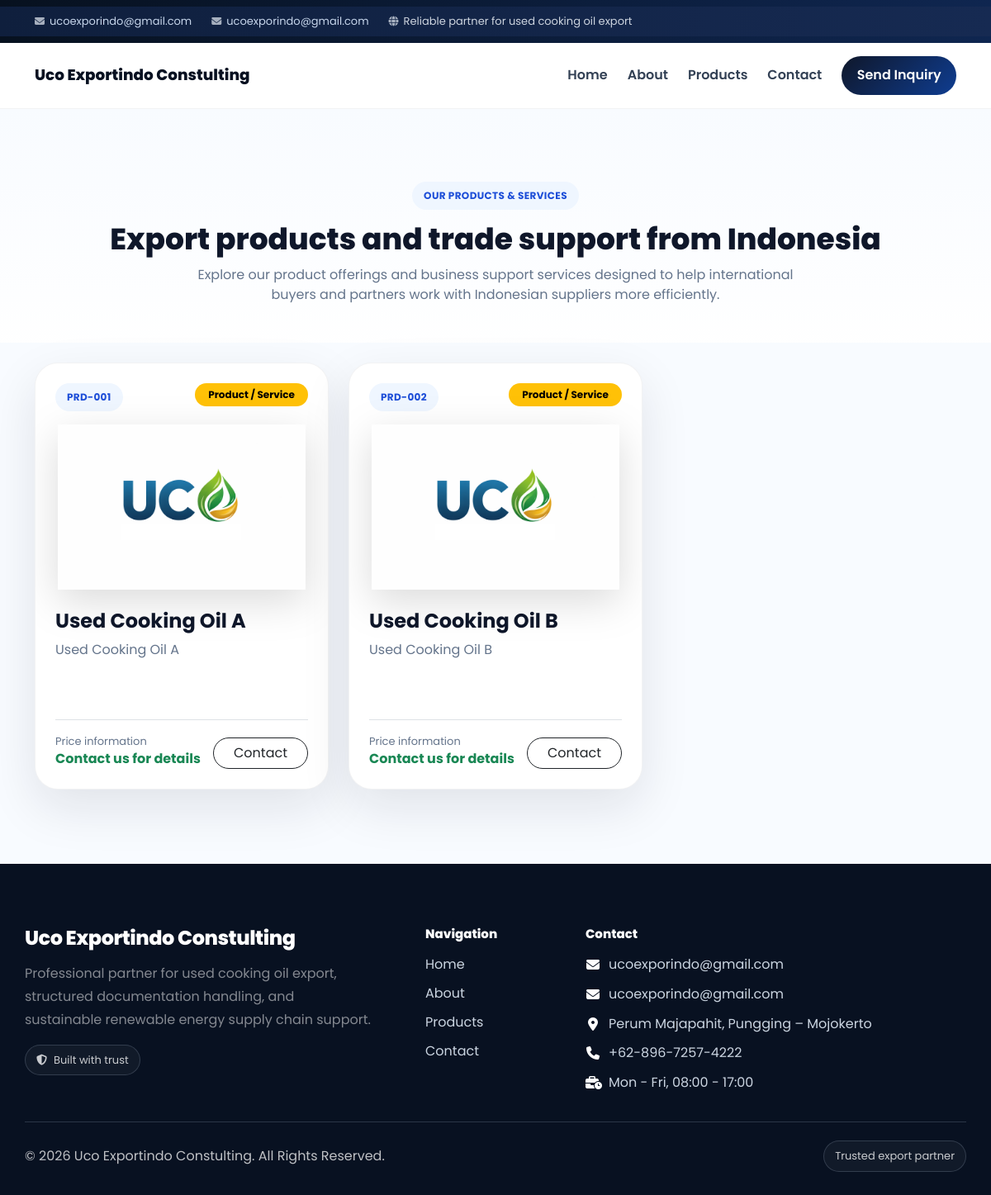
Page /index.php/welcome/products on the earlier database version.
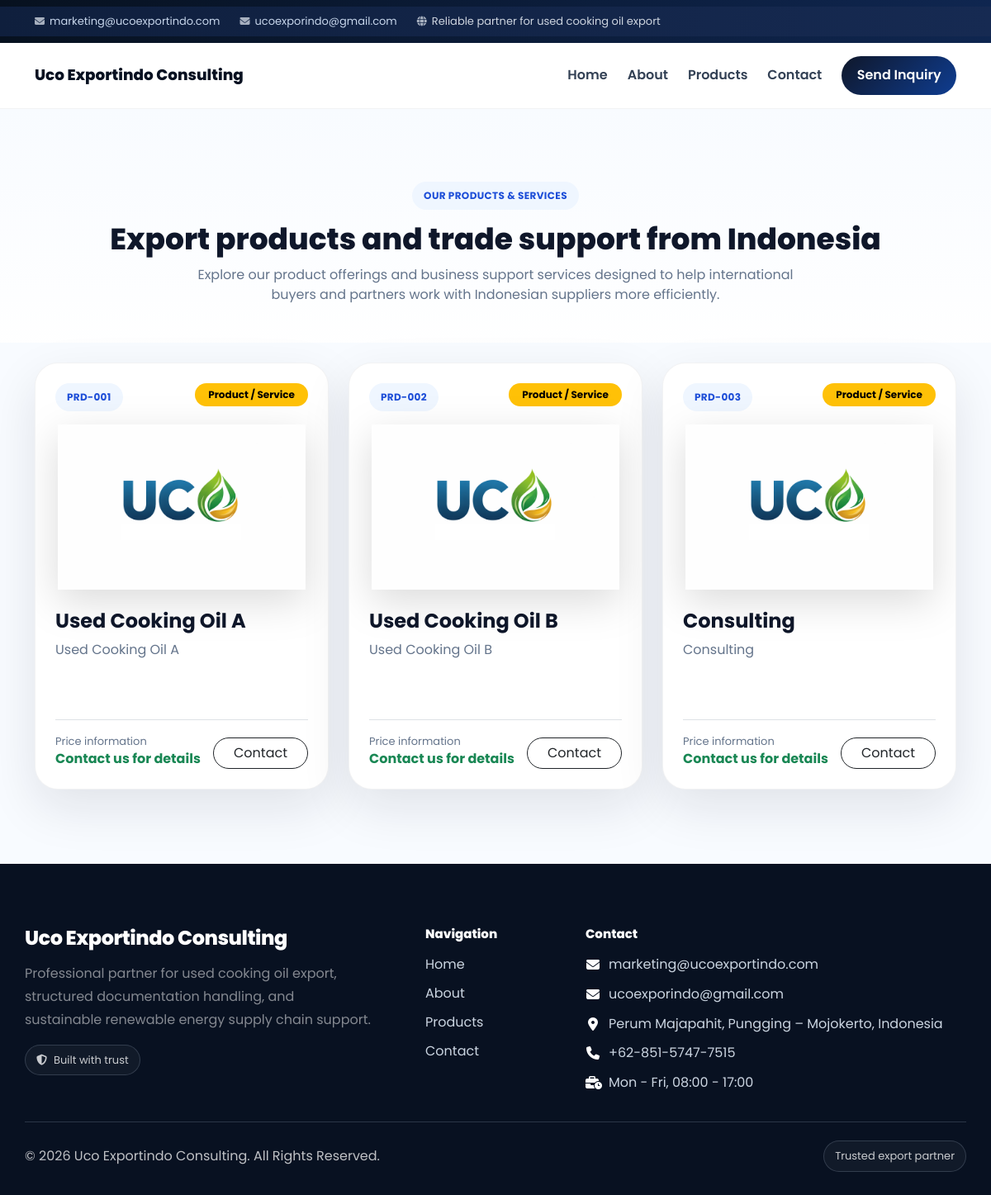
Same page on the later database version.
### tables this page shows
CREATE TABLE IF NOT EXISTS `company_profile` (
  `id` int NOT NULL AUTO_INCREMENT,
  `company_name` varchar(150) DEFAULT NULL,
  `address` text,
  `phone` varchar(50) DEFAULT NULL,
  `email` varchar(100) DEFAULT NULL,
  `bank_info` text,
  `signature_name` varchar(100) DEFAULT NULL,
  `signature_title` varchar(100) DEFAULT NULL,
  PRIMARY KEY (`id`)
);

CREATE TABLE IF NOT EXISTS `products` (
  `id` int NOT NULL AUTO_INCREMENT,
  `code` varchar(50) NOT NULL,
  `product_name` varchar(150) NOT NULL,
  `description` text,
  `image` varchar(255) DEFAULT NULL,
  `uom_id` int DEFAULT NULL,
  `sales_price` decimal(18,2) NOT NULL DEFAULT '0.00',
  `nw_unit` decimal(18,4) NOT NULL DEFAULT '0.0000',
  `gw_unit` decimal(18,4) NOT NULL DEFAULT '0.0000',
  `cbm_unit` decimal(18,4) NOT NULL DEFAULT '0.0000',
  `package_unit` decimal(18,4) NOT NULL DEFAULT '0.0000',
  `is_active` tinyint(1) NOT NULL DEFAULT '1',
  `created_at` timestamp NULL DEFAULT CURRENT_TIMESTAMP,
  PRIMARY KEY (`id`),
  KEY `fk_products_uom` (`uom_id`),
  CONSTRAINT `fk_products_uom` FOREIGN KEY (`uom_id`) REFERENCES `uoms` (`id`) ON DELETE SET NULL
);

### application/controllers/Welcome.php (called while the page is built, shortened)
<?php
class Welcome extends MY_Controller
{
    public function products()
    {
        $data['title'] = 'Products - Uco Exportindo Consulting';
        $data['company'] = $this->company->latest();
        $data['products'] = $this->crud->all('products', 'id ASC');
        $this->render('public/products', $data, 'public');
    }
}

### index.php (called while the page is built, shortened)
<?php
require BASEPATH . 'core/CodeIgniter.php';

### application/models/Company_model.php (called while the page is built, shortened)
<?php
class Company_model extends CI_Model
{
    public function latest()
    {
        return $this->db->order_by('id', 'DESC')->get('company_profile', 1)->row_array();
    }
}

### application/helpers/uco_helper.php (called while the page is built, shortened)
<?php
function e($str)
{
    return htmlspecialchars((string)$str, ENT_QUOTES, 'UTF-8');
}

### application/models/Crud_model.php (called while the page is built, shortened)
<?php
class Crud_model extends CI_Model
{
    public function all($table, $orderBy = 'id DESC')
    {
        $this->db->order_by($orderBy);
        return $this->db->get($table)->result_array();
    }
}

### application/views/public/products.php (the view)
<section class="page-hero">
    <div class="container text-center">
        <span class="section-kicker">Our products & services</span>
        <h1 class="section-title">Export products and trade support from Indonesia</h1>
        <p class="section-text mx-auto" style="max-width:760px;">
            Explore our product offerings and business support services designed to help international buyers and partners work with Indonesian suppliers more efficiently.
        </p>
    </div>
</section>
<section class="section-space pt-0" style="background:var(--pub-soft);">
    <div class="container">
        <div class="row g-4">
            <?php if (!$products): ?>
                <div class="col-12">
                    <div class="soft-card p-5 text-center">
                        <h4 class="fw-bold mb-2">No listings available yet</h4>
                        <p class="section-text mb-0">
                            Product or service information is not available at the moment. Please contact us directly for export, import, or consulting inquiries.
                        </p>
                    </div>
                </div>
                <?php else: foreach ($products as $p): ?>
                    <div class="col-md-6 col-xl-4">
                        <div class="soft-card product-card overflow-hidden">
                            <div class="p-4 pb-0 d-flex justify-content-between align-items-start gap-3">
                                <span class="section-kicker"><?= e($p['code']); ?></span>
                                <span class="badge text-bg-warning rounded-pill px-3 py-2">Product / Service</span>
                            </div>
                            <div class="text-center px-4 pt-3">
                                <?php
                                $productImage = trim((string)($p['image'] ?? ''));
                                $productImageUrl = ($productImage !== '' && file_exists(FCPATH . 'uploads/products/' . $productImage))
                                    ? base_url('uploads/products/' . $productImage)
                                    : base_url('assets/img/uco1.png');
                                ?>
                                <img src="<?= $productImageUrl; ?>"
                                    class="img-fluid"
                                    alt="<?= e($p['product_name']); ?>"
                                    style="height:200px;width:100%;object-fit:contain;filter:drop-shadow(0 14px 24px rgba(0,0,0,.14));">
                            </div>
                            <div class="p-4">
                                <h4 class="fw-bold mb-2"><?= e($p['product_name']); ?></h4>
                                <p class="section-text mb-4" style="min-height:72px;"><?= e($p['description']); ?></p>
                                <div class="d-flex justify-content-between align-items-end pt-3 border-top">
                                    <div>
                                        <div class="small-muted">Price information</div>
                                        <div class="fw-bold fs-6 text-success">
                                            Contact us for details
                                        </div>
                                    </div>
                                    <a href="<?= site_url('contact'); ?>" class="btn btn-outline-dark rounded-pill px-4">Contact</a>
                                </div>
                            </div>
                        </div>
                    </div>
            <?php endforeach;
            endif; ?>
        </div>
    </div>
</section>

### application/views/templates/public_header.php (shortened to what the changed rows need)
<?php
$publicCompany = isset($company) && is_array($company) ? $company : [];
$publicCompanyName = $publicCompany['company_name'] ?? 'UCO Exportindo Consulting';
$publicEmail = trim((string)($publicCompany['email'] ?? 'sales@ucoexportindo.com'));
?>
<!doctype html>
<html lang="en">
<head>
  <link rel="stylesheet" href="https://cdn.jsdelivr.net/npm/bootstrap@5.3.3/dist/css/bootstrap.min.css">
  <link rel="stylesheet" href="https://cdnjs.cloudflare.com/ajax/libs/font-awesome/6.5.2/css/all.min.css">
</head>
<body>
  <div class="topbar py-2">
    <div class="topbar-uco">
      <div class="container d-flex flex-wrap justify-content-between align-items-center">
        <div class="d-flex flex-wrap gap-4 small-text">
          <div class="top-item">
            <i class="fa-solid fa-envelope"></i>
            <a href="mailto:<?= e($publicEmail); ?>">
              <?= e($publicEmail); ?>
            </a>
          </div>
          <div class="top-item">
            <i class="fa-solid fa-envelope"></i>
            <a href="mailto:ucoexporindo@gmail.com">
              ucoexporindo@gmail.com
            </a>
          </div>
          <div class="top-item">
            <i class="fa-solid fa-globe"></i>
            <span>Reliable partner for used cooking oil export</span>
          </div>
        </div>
      </div>
    </div>
  </div>
  <header class="site-header">
    <nav class="navbar navbar-expand-lg py-3">
      <div class="container">
        <a href="<?= site_url(); ?>" class="navbar-brand"><?= e($publicCompanyName); ?></a>
        <div class="collapse navbar-collapse" id="mainNav">
          <ul class="navbar-nav ms-auto align-items-lg-center gap-lg-2">
            <li class="nav-item"><a class="nav-link" href="<?= site_url(); ?>">Home</a></li>
            <li class="nav-item"><a class="nav-link" href="<?= site_url('about'); ?>">About</a></li>
            <li class="nav-item"><a class="nav-link" href="<?= site_url('products'); ?>">Products</a></li>
            <li class="nav-item"><a class="nav-link" href="<?= site_url('contact'); ?>">Contact</a></li>
            <li class="nav-item ms-lg-2"><a href="<?= site_url('contact#inquiry-form'); ?>" class="btn btn-quote">Send Inquiry</a></li>
          </ul>
        </div>
      </div>
    </nav>
  </header>

### application/views/templates/public_footer.php (shortened to what the changed rows need)
<?php
$publicCompany = isset($company) && is_array($company) ? $company : [];
$publicCompanyName = $publicCompany['company_name'] ?? 'UCO Exportindo Consulting';
$publicEmail = trim((string)($publicCompany['email'] ?? 'sales@ucoexportindo.com'));
$publicPhone = trim((string)($publicCompany['phone'] ?? ''));
$publicAddress = trim((string)($publicCompany['address'] ?? 'Indonesia'));
?>
<footer class="uco-public-footer">
  <div class="container footer-wrap">
    <div class="row g-4">
      <div class="col-lg-5 col-md-12">
        <h4 class="footer-brand-title"><?= e($publicCompanyName); ?></h4>
        <p class="footer-desc text-white-50">
          Professional partner for used cooking oil export, structured documentation handling, and sustainable renewable energy supply chain support.
        </p>
        <div class="footer-badge">
          <i class="fa-solid fa-shield-halved"></i>
          <span>Built with trust</span>
        </div>
      </div>
      <div class="col-lg-2 col-md-4 col-6">
        <h6 class="footer-heading">Navigation</h6>
        <div class="footer-list">
          <a href="<?= site_url(); ?>">Home</a>
          <a href="<?= site_url('about'); ?>">About</a>
          <a href="<?= site_url('products'); ?>">Products</a>
          <a href="<?= site_url('contact'); ?>">Contact</a>
        </div>
      </div>
      <div class="col-lg-5 col-md-4 col-12">
        <h6 class="footer-heading">Contact</h6>
        <div class="footer-list">
          <span class="footer-contact-item">
            <i class="fa-solid fa-envelope"></i>
            <span><a href="mailto:<?= e($publicEmail); ?>"><?= e($publicEmail); ?></a></span>
          </span>
          <span class="footer-contact-item">
            <i class="fa-solid fa-envelope"></i>
            <span><a href="mailto:ucoexporindo@gmail.com">ucoexporindo@gmail.com</a></span>
          </span>
          <span class="footer-contact-item">
            <i class="fa-solid fa-location-dot"></i>
            <span><?= nl2br(e($publicAddress)); ?></span>
          </span>
          <?php if ($publicPhone !== ''): ?>
            <span class="footer-contact-item">
              <i class="fa-solid fa-phone"></i>
              <span><?= e($publicPhone); ?></span>
            </span>
          <?php endif; ?>
          <span class="footer-contact-item">
            <i class="fa-solid fa-business-time"></i>
            <span>Mon - Fri, 08:00 - 17:00</span>
          </span>
        </div>
      </div>
    </div>
    <div class="footer-bottom">
      <div>© <?= date('Y'); ?> <?= e($publicCompanyName); ?>. All Rights Reserved.</div>
      <div class="footer-badge">Trusted export partner</div>
    </div>
  </div>
</footer>
</body>
</html>

Differences in the rows shown:
changed company_profile: email "ucoexporindo@gmail.com" → "marketing@ucoexportindo.com"; company_name "Uco Exportindo Constulting" → "Uco Exportindo Consulting"; address "Perum Majapahit, Pungging – Mojokerto" → "Perum Majapahit, Pungging – Mojokerto, Indonesia"; phone "+62-896-7257-4222" → "+62-851-5747-7515"
added products: code "PRD-003", product_name "Consulting", description "Consulting"
